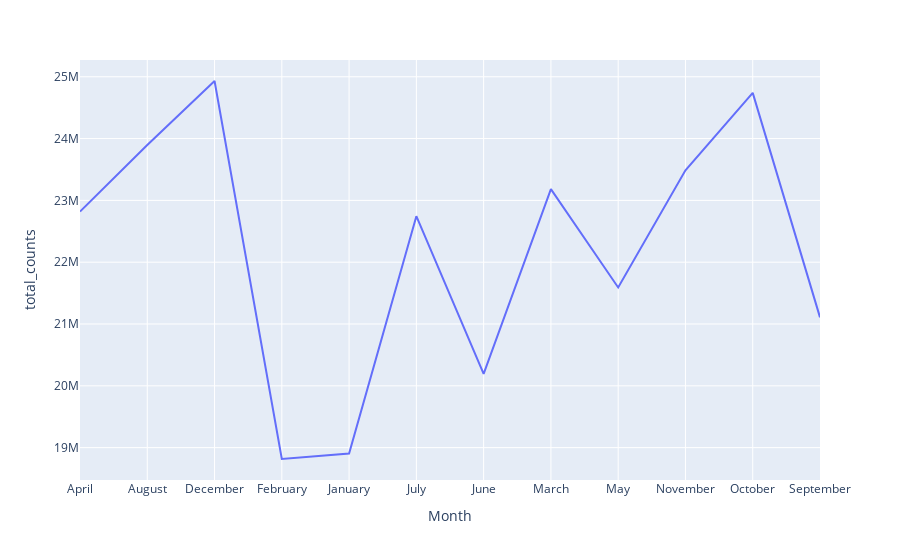

Write notebook code for a chart like this one.
### Code cell
px.line(months_2019_df, x="Month", y="total_counts")

### Figure 1 — Plotly figure (JSON) as saved in the notebook; plotly's stock layout.template omitted (floating-point values rounded to 4 significant figures)
{"data": [{"hovertemplate": "Month=%{x}<br>total_counts=%{y}<extra></extra>", "legendgroup": "", "line": {"color": "#636efa", "dash": "solid"}, "mode": "lines", "name": "", "orientation": "v", "showlegend": false, "type": "scatter", "x": ["April", "August", "December", "February", "January", "July", "June", "March", "May", "November", "October", "September"], "xaxis": "x", "y": [22818120, 23896524, 24931172, 18816254, 18904686, 22744685, 20194222, 23181242, 21590920, 23487511, 24738547, 21107792], "yaxis": "y"}], "layout": {"autosize": true, "legend": {"tracegroupgap": 0}, "margin": {"t": 60}, "xaxis": {"anchor": "y", "autorange": true, "domain": [0, 1], "range": [0, 11], "title": {"text": "Month"}, "type": "category"}, "yaxis": {"anchor": "x", "autorange": true, "domain": [0, 1], "range": [18480000.0, 25270000.0], "title": {"text": "total_counts"}, "type": "linear"}}}
